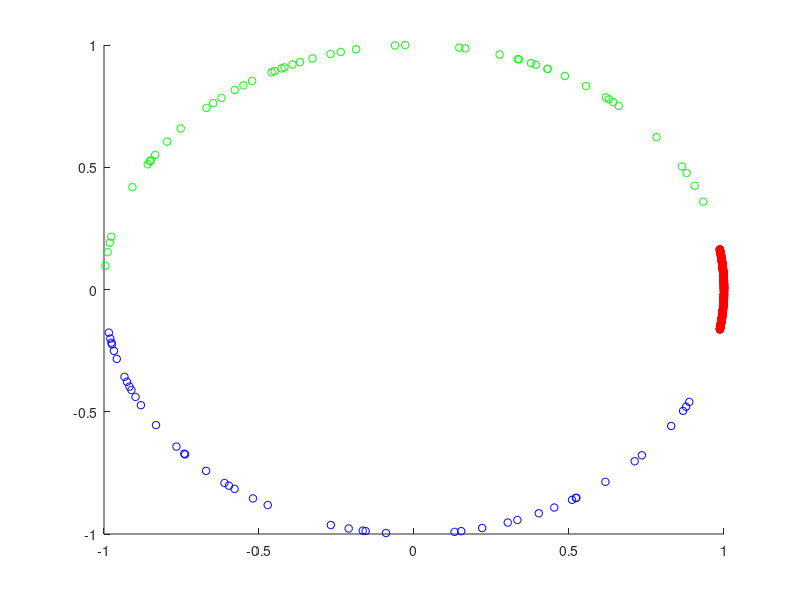

Write MATLAB code to recreate this figure. (Note: this script raises an error after producing the figure.)
clear all; 
close all;
rng(99990);
N = 50000; 
K = 3;    % now only support K=3 
gamma = 0.05;
W = [1,0; cos(pi*30/180), sin(pi*30/180); cos(-pi*30/180), sin(-pi*30/180)];

%%%%%%%%%%% generate samples %%%%%%%%%%%
X = ones(N,2);
X_ext = zeros(N,3);
Y = zeros(N,1); 
for i=1:N
    % pick angle 
    if rand() > 0.2
       clas = 1; 
    else
       clas = 2;
    end
    % pick length
    values = zeros(2,1);
    while (values(1)-values(2) < gamma || norm(X(i,:)) > 1)
       if clas==1
           angle = (30*rand()-15)*pi/180;
       else
           angle = (330*rand()+15)*pi/180;
       end
       len = 1;  % this is for strongly separable
                 % change to random functions when 
                 % generating weakly separable 
       X(i,:) = [len*cos(angle), len*sin(angle)];
       [values, idxs] = sort(W*X(i,:)', 'descend');
    end
    Y(i) = idxs(1);
    resid_norm = 1-norm(X(i,:));
    X_ext(i,1:2) = X(i,:);
    X_ext(i,3) = 1;
    if mod(i,10000)==0
        fprintf('generating %d-th sample\n', i);
    end
end

X_ext = X_ext/sqrt(2);

%%%%% scatter weak samples %%%%%
plot_idx = 1:100:N;
Nplot = length(plot_idx);
color_param = zeros(Nplot,3);
color_param(:,1) = (Y(plot_idx)==1); 
color_param(:,2) = (Y(plot_idx)==2); 
color_param(:,3) = (Y(plot_idx)==3); 
scatter(X(plot_idx,1), X(plot_idx,2), 30, color_param); 


%%%%%%%%% runs %%%%%%%%%
% (for code simplicity, we only show one run here)
see = randi(100000);
rng(see);
legend_list = {};

% 1. our algorithm with linear kernel
model_linova = model_init();
model_linova = ova_perceptron_train(X_ext', Y, model_linova);
errTot = model_linova.errTot;
figure(300); plot(plot_idx, errTot(plot_idx), '.-'); hold on;
legend_list = [legend_list, 'Our Algorithm (linear)'];

% 2. Banditron
for g = [0.1, 0.05, 0.005, 0.0005]
   model_ban = model_init();
   model_ban.gamma = g;
   model_ban.n_cla = K;
   model_ban = banditron_multi_train(X_ext', Y, model_ban);
   errTot = model_ban.errTot;  
   figure(300); plot(plot_idx, errTot(plot_idx));
   legend_list = [legend_list, sprintf('Banditron (%0.4f)', g)];
end
 
% 3. our algorithm with rational kernel
hp.nu = 0.5; 
hp.type = 'rational';
model_ova = model_init(@compute_kernel,hp);
model_ova.n_cla = K; 
model_ova.maxSV = Inf;
model_ova = ova_k_perceptron_train(X_ext',Y, model_ova);
errTot = model_ova.errTot;
figure(300); plot(plot_idx, errTot(plot_idx), '--');
legend_list = [legend_list, 'Our Algorithm (rational kernel)'];

legend(legend_list);